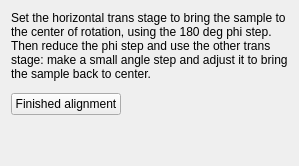
     <widget class="QWidget" name="page_trans_both">
      <layout class="QVBoxLayout" name="layout_trans_both">
       <item>
        <widget class="QLabel" name="lb_transboth_title">
         <property name="wordWrap">
          <bool>true</bool>
         </property>
         <property name="text">
          <string>Set the horizontal trans stage to bring the sample to the center of rotation, using the 180 deg phi step.
Then reduce the phi step and use the other trans stage: make a small angle step and adjust it to bring the sample back to center.</string>
         </property>
        </widget>
       </item>
       <item>
        <widget class="QWidget" name="container_rows_transboth" native="true"/>
       </item>
       <item>
        <layout class="QHBoxLayout" name="layout_transboth_buttons">
         <item>
          <widget class="QPushButton" name="pb_both_finish">
           <property name="text">
            <string>Finished alignment</string>
           </property>
          </widget>
         </item>
         <item>
          <spacer name="spacer_transboth">
           <property name="orientation">
            <enum>Qt::Horizontal</enum>
           </property>
           <property name="sizeHint" stdset="0">
            <size>
             <width>40</width>
             <height>20</height>
            </size>
           </property>
          </spacer>
         </item>
        </layout>
       </item>
       <item>
        <spacer name="spacer_transboth_bottom">
         <property name="orientation">
          <enum>Qt::Vertical</enum>
         </property>
         <property name="sizeHint" stdset="0">
          <size>
           <width>20</width>
           <height>40</height>
          </size>
         </property>
        </spacer>
       </item>
      </layout>
     </widget>
